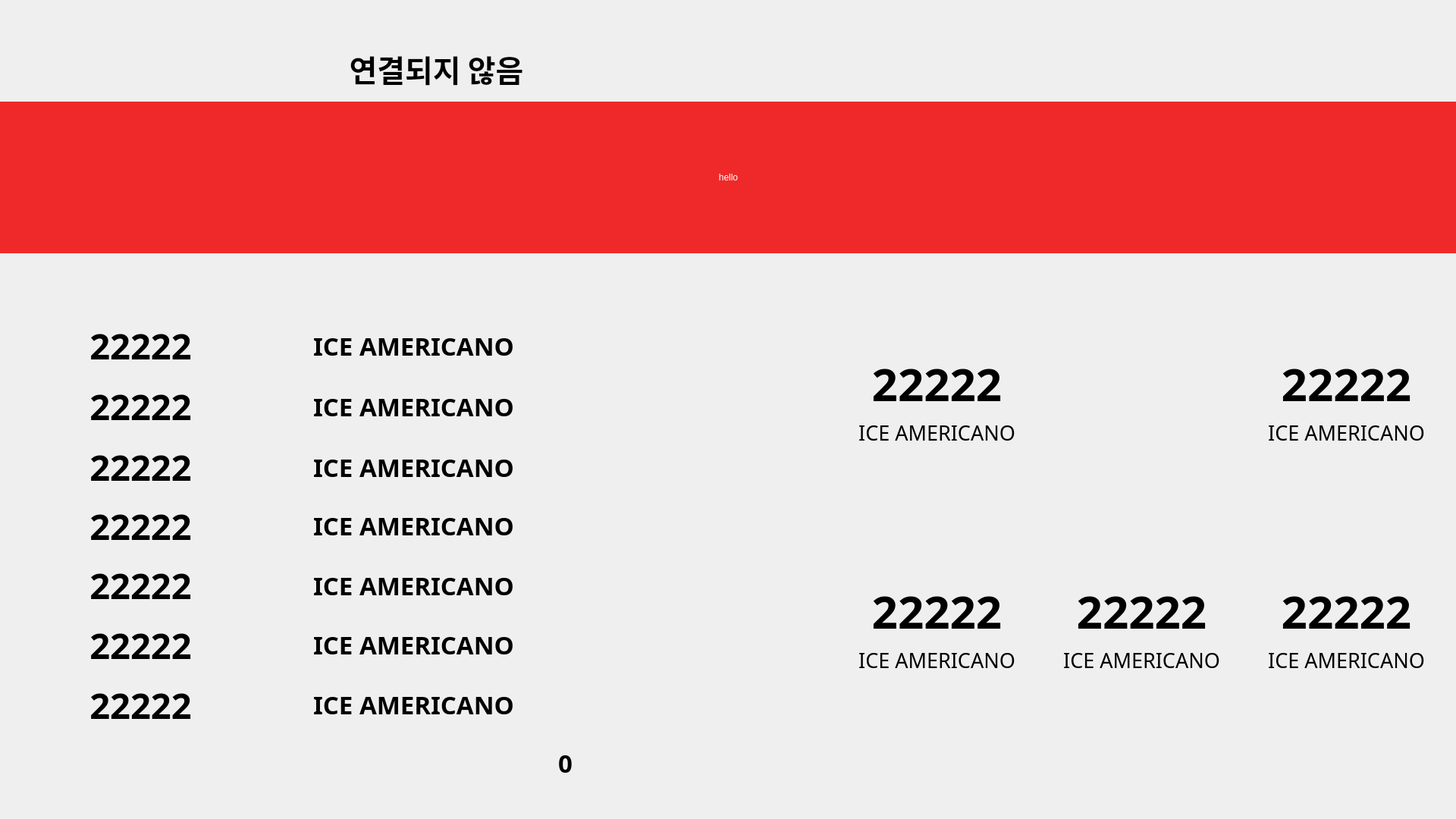
<?xml version="1.0" encoding="UTF-8"?>
<ui version="4.0">
 <class>DisplayDialog</class>
 <widget class="QDialog" name="DisplayDialog">
  <property name="geometry">
   <rect>
    <x>0</x>
    <y>0</y>
    <width>1920</width>
    <height>1080</height>
   </rect>
  </property>
  <property name="windowTitle">
   <string>Dialog</string>
  </property>
  <widget class="QLabel" name="LE_WAIT_STATUS_2">
   <property name="geometry">
    <rect>
     <x>890</x>
     <y>517</y>
     <width>40</width>
     <height>40</height>
    </rect>
   </property>
   <property name="font">
    <font>
     <family>Yrsa SemiBold</family>
     <pointsize>30</pointsize>
    </font>
   </property>
   <property name="text">
    <string/>
   </property>
   <property name="pixmap">
    <pixmap resource="resource.qrc">:/build/image/waiting.png</pixmap>
   </property>
   <property name="scaledContents">
    <bool>true</bool>
   </property>
   <property name="alignment">
    <set>Qt::AlignCenter</set>
   </property>
  </widget>
  <widget class="QLabel" name="LB_WAIT_PIN_4">
   <property name="geometry">
    <rect>
     <x>60</x>
     <y>658</y>
     <width>251</width>
     <height>71</height>
    </rect>
   </property>
   <property name="font">
    <font>
     <family>Yrsa SemiBold</family>
     <pointsize>35</pointsize>
     <weight>75</weight>
     <bold>true</bold>
    </font>
   </property>
   <property name="text">
    <string>22222</string>
   </property>
   <property name="alignment">
    <set>Qt::AlignCenter</set>
   </property>
  </widget>
  <widget class="QLabel" name="LB_WAIT_PIN_6">
   <property name="geometry">
    <rect>
     <x>60</x>
     <y>815</y>
     <width>251</width>
     <height>71</height>
    </rect>
   </property>
   <property name="font">
    <font>
     <family>Yrsa SemiBold</family>
     <pointsize>35</pointsize>
     <weight>75</weight>
     <bold>true</bold>
    </font>
   </property>
   <property name="text">
    <string>22222</string>
   </property>
   <property name="alignment">
    <set>Qt::AlignCenter</set>
   </property>
  </widget>
  <widget class="QLabel" name="LE_WAIT_STATUS_7">
   <property name="geometry">
    <rect>
     <x>890</x>
     <y>910</y>
     <width>40</width>
     <height>40</height>
    </rect>
   </property>
   <property name="font">
    <font>
     <family>Yrsa SemiBold</family>
     <pointsize>30</pointsize>
    </font>
   </property>
   <property name="text">
    <string/>
   </property>
   <property name="pixmap">
    <pixmap resource="resource.qrc">:/build/image/waiting.png</pixmap>
   </property>
   <property name="scaledContents">
    <bool>true</bool>
   </property>
   <property name="alignment">
    <set>Qt::AlignCenter</set>
   </property>
  </widget>
  <widget class="QLabel" name="LB_WAIT_PIN">
   <property name="geometry">
    <rect>
     <x>60</x>
     <y>420</y>
     <width>251</width>
     <height>71</height>
    </rect>
   </property>
   <property name="font">
    <font>
     <family>Yrsa SemiBold</family>
     <pointsize>35</pointsize>
     <weight>75</weight>
     <bold>true</bold>
    </font>
   </property>
   <property name="text">
    <string>22222</string>
   </property>
   <property name="alignment">
    <set>Qt::AlignCenter</set>
   </property>
  </widget>
  <widget class="QLabel" name="LE_OUTLET_STATUS_1">
   <property name="geometry">
    <rect>
     <x>1107</x>
     <y>448</y>
     <width>257</width>
     <height>181</height>
    </rect>
   </property>
   <property name="text">
    <string/>
   </property>
   <property name="pixmap">
    <pixmap resource="resource.qrc">:/build/image/outlet.png</pixmap>
   </property>
   <property name="scaledContents">
    <bool>true</bool>
   </property>
  </widget>
  <widget class="QLabel" name="LE_WAIT_NAME_5">
   <property name="geometry">
    <rect>
     <x>320</x>
     <y>736</y>
     <width>451</width>
     <height>71</height>
    </rect>
   </property>
   <property name="font">
    <font>
     <family>Yrsa SemiBold</family>
     <pointsize>25</pointsize>
     <weight>75</weight>
     <bold>true</bold>
    </font>
   </property>
   <property name="text">
    <string>ICE AMERICANO</string>
   </property>
   <property name="alignment">
    <set>Qt::AlignCenter</set>
   </property>
  </widget>
  <widget class="QLabel" name="LB_WAIT_PIN_2">
   <property name="geometry">
    <rect>
     <x>60</x>
     <y>500</y>
     <width>251</width>
     <height>71</height>
    </rect>
   </property>
   <property name="font">
    <font>
     <family>Yrsa SemiBold</family>
     <pointsize>35</pointsize>
     <weight>75</weight>
     <bold>true</bold>
    </font>
   </property>
   <property name="text">
    <string>22222</string>
   </property>
   <property name="alignment">
    <set>Qt::AlignCenter</set>
   </property>
  </widget>
  <widget class="QLabel" name="LB_WAIT_PIN_5">
   <property name="geometry">
    <rect>
     <x>60</x>
     <y>736</y>
     <width>251</width>
     <height>71</height>
    </rect>
   </property>
   <property name="font">
    <font>
     <family>Yrsa SemiBold</family>
     <pointsize>35</pointsize>
     <weight>75</weight>
     <bold>true</bold>
    </font>
   </property>
   <property name="text">
    <string>22222</string>
   </property>
   <property name="alignment">
    <set>Qt::AlignCenter</set>
   </property>
  </widget>
  <widget class="QLabel" name="LE_WAIT_STATUS_5">
   <property name="geometry">
    <rect>
     <x>890</x>
     <y>754</y>
     <width>40</width>
     <height>40</height>
    </rect>
   </property>
   <property name="font">
    <font>
     <family>Yrsa SemiBold</family>
     <pointsize>30</pointsize>
    </font>
   </property>
   <property name="text">
    <string/>
   </property>
   <property name="pixmap">
    <pixmap resource="resource.qrc">:/build/image/waiting.png</pixmap>
   </property>
   <property name="scaledContents">
    <bool>true</bool>
   </property>
   <property name="alignment">
    <set>Qt::AlignCenter</set>
   </property>
  </widget>
  <widget class="QLabel" name="LE_WAIT_STATUS">
   <property name="geometry">
    <rect>
     <x>890</x>
     <y>436</y>
     <width>40</width>
     <height>40</height>
    </rect>
   </property>
   <property name="font">
    <font>
     <family>Yrsa SemiBold</family>
     <pointsize>30</pointsize>
    </font>
   </property>
   <property name="text">
    <string/>
   </property>
   <property name="pixmap">
    <pixmap resource="resource.qrc">:/build/image/making.png</pixmap>
   </property>
   <property name="scaledContents">
    <bool>true</bool>
   </property>
   <property name="alignment">
    <set>Qt::AlignCenter</set>
   </property>
  </widget>
  <widget class="QLabel" name="LE_WAIT_NAME_3">
   <property name="geometry">
    <rect>
     <x>320</x>
     <y>580</y>
     <width>451</width>
     <height>71</height>
    </rect>
   </property>
   <property name="font">
    <font>
     <family>Yrsa SemiBold</family>
     <pointsize>25</pointsize>
     <weight>75</weight>
     <bold>true</bold>
    </font>
   </property>
   <property name="text">
    <string>ICE AMERICANO</string>
   </property>
   <property name="alignment">
    <set>Qt::AlignCenter</set>
   </property>
  </widget>
  <widget class="QLabel" name="LE_WAIT_NAME_6">
   <property name="geometry">
    <rect>
     <x>320</x>
     <y>814</y>
     <width>451</width>
     <height>71</height>
    </rect>
   </property>
   <property name="font">
    <font>
     <family>Yrsa SemiBold</family>
     <pointsize>25</pointsize>
     <weight>75</weight>
     <bold>true</bold>
    </font>
   </property>
   <property name="text">
    <string>ICE AMERICANO</string>
   </property>
   <property name="alignment">
    <set>Qt::AlignCenter</set>
   </property>
  </widget>
  <widget class="QLabel" name="LE_WAIT_NAME_4">
   <property name="geometry">
    <rect>
     <x>320</x>
     <y>657</y>
     <width>451</width>
     <height>71</height>
    </rect>
   </property>
   <property name="font">
    <font>
     <family>Yrsa SemiBold</family>
     <pointsize>25</pointsize>
     <weight>75</weight>
     <bold>true</bold>
    </font>
   </property>
   <property name="text">
    <string>ICE AMERICANO</string>
   </property>
   <property name="alignment">
    <set>Qt::AlignCenter</set>
   </property>
  </widget>
  <widget class="QLabel" name="LB_WAIT_PIN_3">
   <property name="geometry">
    <rect>
     <x>60</x>
     <y>580</y>
     <width>251</width>
     <height>71</height>
    </rect>
   </property>
   <property name="font">
    <font>
     <family>Yrsa SemiBold</family>
     <pointsize>35</pointsize>
     <weight>75</weight>
     <bold>true</bold>
    </font>
   </property>
   <property name="text">
    <string>22222</string>
   </property>
   <property name="alignment">
    <set>Qt::AlignCenter</set>
   </property>
  </widget>
  <widget class="QLabel" name="LE_OUTLET_PIN_1">
   <property name="geometry">
    <rect>
     <x>1110</x>
     <y>470</y>
     <width>251</width>
     <height>71</height>
    </rect>
   </property>
   <property name="font">
    <font>
     <family>Yrsa SemiBold</family>
     <pointsize>45</pointsize>
     <weight>75</weight>
     <bold>true</bold>
    </font>
   </property>
   <property name="text">
    <string>22222</string>
   </property>
   <property name="alignment">
    <set>Qt::AlignCenter</set>
   </property>
  </widget>
  <widget class="QLabel" name="LE_WAIT_NAME_7">
   <property name="geometry">
    <rect>
     <x>320</x>
     <y>893</y>
     <width>451</width>
     <height>71</height>
    </rect>
   </property>
   <property name="font">
    <font>
     <family>Yrsa SemiBold</family>
     <pointsize>25</pointsize>
     <weight>75</weight>
     <bold>true</bold>
    </font>
   </property>
   <property name="text">
    <string>ICE AMERICANO</string>
   </property>
   <property name="alignment">
    <set>Qt::AlignCenter</set>
   </property>
  </widget>
  <widget class="QLabel" name="LE_WAIT_STATUS_4">
   <property name="geometry">
    <rect>
     <x>890</x>
     <y>674</y>
     <width>40</width>
     <height>40</height>
    </rect>
   </property>
   <property name="font">
    <font>
     <family>Yrsa SemiBold</family>
     <pointsize>30</pointsize>
    </font>
   </property>
   <property name="text">
    <string/>
   </property>
   <property name="pixmap">
    <pixmap resource="resource.qrc">:/build/image/waiting.png</pixmap>
   </property>
   <property name="scaledContents">
    <bool>true</bool>
   </property>
   <property name="alignment">
    <set>Qt::AlignCenter</set>
   </property>
  </widget>
  <widget class="QLabel" name="label">
   <property name="geometry">
    <rect>
     <x>0</x>
     <y>0</y>
     <width>1920</width>
     <height>1080</height>
    </rect>
   </property>
   <property name="text">
    <string/>
   </property>
   <property name="pixmap">
    <pixmap resource="resource.qrc">:/build/image/background.png</pixmap>
   </property>
   <property name="scaledContents">
    <bool>true</bool>
   </property>
  </widget>
  <widget class="QLabel" name="LE_WAIT_NAME_2">
   <property name="geometry">
    <rect>
     <x>320</x>
     <y>500</y>
     <width>451</width>
     <height>71</height>
    </rect>
   </property>
   <property name="font">
    <font>
     <family>Yrsa SemiBold</family>
     <pointsize>25</pointsize>
     <weight>75</weight>
     <bold>true</bold>
    </font>
   </property>
   <property name="text">
    <string>ICE AMERICANO</string>
   </property>
   <property name="alignment">
    <set>Qt::AlignCenter</set>
   </property>
  </widget>
  <widget class="QLabel" name="LE_WAIT_NAME">
   <property name="geometry">
    <rect>
     <x>320</x>
     <y>420</y>
     <width>451</width>
     <height>71</height>
    </rect>
   </property>
   <property name="font">
    <font>
     <family>Yrsa SemiBold</family>
     <pointsize>25</pointsize>
     <weight>75</weight>
     <bold>true</bold>
    </font>
   </property>
   <property name="text">
    <string>ICE AMERICANO</string>
   </property>
   <property name="alignment">
    <set>Qt::AlignCenter</set>
   </property>
  </widget>
  <widget class="QLabel" name="LE_WAIT_STATUS_6">
   <property name="geometry">
    <rect>
     <x>890</x>
     <y>833</y>
     <width>40</width>
     <height>40</height>
    </rect>
   </property>
   <property name="font">
    <font>
     <family>Yrsa SemiBold</family>
     <pointsize>30</pointsize>
    </font>
   </property>
   <property name="text">
    <string/>
   </property>
   <property name="pixmap">
    <pixmap resource="resource.qrc">:/build/image/waiting.png</pixmap>
   </property>
   <property name="scaledContents">
    <bool>true</bool>
   </property>
   <property name="alignment">
    <set>Qt::AlignCenter</set>
   </property>
  </widget>
  <widget class="QLabel" name="LB_WAIT_PIN_7">
   <property name="geometry">
    <rect>
     <x>60</x>
     <y>894</y>
     <width>251</width>
     <height>71</height>
    </rect>
   </property>
   <property name="font">
    <font>
     <family>Yrsa SemiBold</family>
     <pointsize>35</pointsize>
     <weight>75</weight>
     <bold>true</bold>
    </font>
   </property>
   <property name="text">
    <string>22222</string>
   </property>
   <property name="alignment">
    <set>Qt::AlignCenter</set>
   </property>
  </widget>
  <widget class="QLabel" name="LE_OUTLET_MENU_1">
   <property name="geometry">
    <rect>
     <x>1110</x>
     <y>540</y>
     <width>251</width>
     <height>61</height>
    </rect>
   </property>
   <property name="font">
    <font>
     <family>Yrsa SemiBold</family>
     <pointsize>20</pointsize>
    </font>
   </property>
   <property name="text">
    <string>ICE AMERICANO</string>
   </property>
   <property name="alignment">
    <set>Qt::AlignCenter</set>
   </property>
  </widget>
  <widget class="QLabel" name="LE_WAIT_STATUS_3">
   <property name="geometry">
    <rect>
     <x>890</x>
     <y>595</y>
     <width>40</width>
     <height>40</height>
    </rect>
   </property>
   <property name="font">
    <font>
     <family>Yrsa SemiBold</family>
     <pointsize>30</pointsize>
    </font>
   </property>
   <property name="text">
    <string/>
   </property>
   <property name="pixmap">
    <pixmap resource="resource.qrc">:/build/image/waiting.png</pixmap>
   </property>
   <property name="scaledContents">
    <bool>true</bool>
   </property>
   <property name="alignment">
    <set>Qt::AlignCenter</set>
   </property>
  </widget>
  <widget class="QLabel" name="BACKGROUND_READY">
   <property name="enabled">
    <bool>true</bool>
   </property>
   <property name="geometry">
    <rect>
     <x>0</x>
     <y>0</y>
     <width>1920</width>
     <height>1080</height>
    </rect>
   </property>
   <property name="text">
    <string/>
   </property>
   <property name="pixmap">
    <pixmap resource="resource.qrc">:/build/image/background_prepare.png</pixmap>
   </property>
   <property name="scaledContents">
    <bool>true</bool>
   </property>
  </widget>
  <widget class="QLabel" name="BACKGROUND_1">
   <property name="geometry">
    <rect>
     <x>1920</x>
     <y>0</y>
     <width>1920</width>
     <height>1080</height>
    </rect>
   </property>
   <property name="text">
    <string/>
   </property>
   <property name="pixmap">
    <pixmap resource="resource.qrc">:/build/image/display_page1.png</pixmap>
   </property>
   <property name="scaledContents">
    <bool>true</bool>
   </property>
  </widget>
  <widget class="QLabel" name="BACKGROUND_2">
   <property name="geometry">
    <rect>
     <x>1920</x>
     <y>0</y>
     <width>1920</width>
     <height>1080</height>
    </rect>
   </property>
   <property name="text">
    <string/>
   </property>
   <property name="pixmap">
    <pixmap resource="resource.qrc">:/build/image/display_page2.png</pixmap>
   </property>
   <property name="scaledContents">
    <bool>true</bool>
   </property>
  </widget>
  <widget class="QLabel" name="BACKGROUND_3">
   <property name="enabled">
    <bool>true</bool>
   </property>
   <property name="geometry">
    <rect>
     <x>1920</x>
     <y>0</y>
     <width>1920</width>
     <height>1080</height>
    </rect>
   </property>
   <property name="text">
    <string/>
   </property>
   <property name="pixmap">
    <pixmap resource="resource.qrc">:/build/image/display_page3.png</pixmap>
   </property>
   <property name="scaledContents">
    <bool>true</bool>
   </property>
  </widget>
  <widget class="QLabel" name="LE_CALL">
   <property name="geometry">
    <rect>
     <x>360</x>
     <y>55</y>
     <width>431</width>
     <height>71</height>
    </rect>
   </property>
   <property name="font">
    <font>
     <family>Yrsa SemiBold</family>
     <pointsize>30</pointsize>
     <weight>75</weight>
     <bold>true</bold>
    </font>
   </property>
   <property name="text">
    <string>연결되지 않음</string>
   </property>
   <property name="alignment">
    <set>Qt::AlignCenter</set>
   </property>
  </widget>
  <widget class="QLabel" name="LE_TIME">
   <property name="geometry">
    <rect>
     <x>710</x>
     <y>970</y>
     <width>71</width>
     <height>71</height>
    </rect>
   </property>
   <property name="font">
    <font>
     <family>Yrsa SemiBold</family>
     <pointsize>25</pointsize>
     <weight>75</weight>
     <bold>true</bold>
    </font>
   </property>
   <property name="text">
    <string>0</string>
   </property>
   <property name="alignment">
    <set>Qt::AlignCenter</set>
   </property>
  </widget>
  <widget class="QFrame" name="FR_NOTICE">
   <property name="geometry">
    <rect>
     <x>0</x>
     <y>134</y>
     <width>1920</width>
     <height>200</height>
    </rect>
   </property>
   <property name="autoFillBackground">
    <bool>false</bool>
   </property>
   <property name="styleSheet">
    <string notr="true">QFrame{
	background-color: rgb(239, 41, 41);
}
QLabel{
	color: white;
	font: 70pt &quot;함초롬돋움&quot;;
}</string>
   </property>
   <property name="frameShape">
    <enum>QFrame::NoFrame</enum>
   </property>
   <property name="frameShadow">
    <enum>QFrame::Raised</enum>
   </property>
   <widget class="QLabel" name="LB_NOTICE">
    <property name="geometry">
     <rect>
      <x>0</x>
      <y>0</y>
      <width>1921</width>
      <height>200</height>
     </rect>
    </property>
    <property name="toolTipDuration">
     <number>0</number>
    </property>
    <property name="styleSheet">
     <string notr="true">QPushButton {
	border:2px solid #D1BCED;
	font: 30pt &quot;함초롬돋움&quot;; 
 	color: white;\n}</string>
    </property>
    <property name="text">
     <string>hello</string>
    </property>
    <property name="alignment">
     <set>Qt::AlignCenter</set>
    </property>
   </widget>
  </widget>
  <widget class="QLabel" name="LE_OUTLET_MENU_2">
   <property name="geometry">
    <rect>
     <x>1110</x>
     <y>840</y>
     <width>251</width>
     <height>61</height>
    </rect>
   </property>
   <property name="font">
    <font>
     <family>Yrsa SemiBold</family>
     <pointsize>20</pointsize>
    </font>
   </property>
   <property name="text">
    <string>ICE AMERICANO</string>
   </property>
   <property name="alignment">
    <set>Qt::AlignCenter</set>
   </property>
  </widget>
  <widget class="QLabel" name="LE_OUTLET_PIN_2">
   <property name="geometry">
    <rect>
     <x>1110</x>
     <y>770</y>
     <width>251</width>
     <height>71</height>
    </rect>
   </property>
   <property name="font">
    <font>
     <family>Yrsa SemiBold</family>
     <pointsize>45</pointsize>
     <weight>75</weight>
     <bold>true</bold>
    </font>
   </property>
   <property name="text">
    <string>22222</string>
   </property>
   <property name="alignment">
    <set>Qt::AlignCenter</set>
   </property>
  </widget>
  <widget class="QLabel" name="LE_OUTLET_MENU_3">
   <property name="geometry">
    <rect>
     <x>1380</x>
     <y>840</y>
     <width>251</width>
     <height>61</height>
    </rect>
   </property>
   <property name="font">
    <font>
     <family>Yrsa SemiBold</family>
     <pointsize>20</pointsize>
    </font>
   </property>
   <property name="text">
    <string>ICE AMERICANO</string>
   </property>
   <property name="alignment">
    <set>Qt::AlignCenter</set>
   </property>
  </widget>
  <widget class="QLabel" name="LE_OUTLET_PIN_3">
   <property name="geometry">
    <rect>
     <x>1380</x>
     <y>770</y>
     <width>251</width>
     <height>71</height>
    </rect>
   </property>
   <property name="font">
    <font>
     <family>Yrsa SemiBold</family>
     <pointsize>45</pointsize>
     <weight>75</weight>
     <bold>true</bold>
    </font>
   </property>
   <property name="text">
    <string>22222</string>
   </property>
   <property name="alignment">
    <set>Qt::AlignCenter</set>
   </property>
  </widget>
  <widget class="QLabel" name="LE_OUTLET_MENU_4">
   <property name="geometry">
    <rect>
     <x>1650</x>
     <y>840</y>
     <width>251</width>
     <height>61</height>
    </rect>
   </property>
   <property name="font">
    <font>
     <family>Yrsa SemiBold</family>
     <pointsize>20</pointsize>
    </font>
   </property>
   <property name="text">
    <string>ICE AMERICANO</string>
   </property>
   <property name="alignment">
    <set>Qt::AlignCenter</set>
   </property>
  </widget>
  <widget class="QLabel" name="LE_OUTLET_PIN_4">
   <property name="geometry">
    <rect>
     <x>1650</x>
     <y>770</y>
     <width>251</width>
     <height>71</height>
    </rect>
   </property>
   <property name="font">
    <font>
     <family>Yrsa SemiBold</family>
     <pointsize>45</pointsize>
     <weight>75</weight>
     <bold>true</bold>
    </font>
   </property>
   <property name="text">
    <string>22222</string>
   </property>
   <property name="alignment">
    <set>Qt::AlignCenter</set>
   </property>
  </widget>
  <widget class="QLabel" name="LE_OUTLET_MENU_5">
   <property name="geometry">
    <rect>
     <x>1650</x>
     <y>540</y>
     <width>251</width>
     <height>61</height>
    </rect>
   </property>
   <property name="font">
    <font>
     <family>Yrsa SemiBold</family>
     <pointsize>20</pointsize>
    </font>
   </property>
   <property name="text">
    <string>ICE AMERICANO</string>
   </property>
   <property name="alignment">
    <set>Qt::AlignCenter</set>
   </property>
  </widget>
  <widget class="QLabel" name="LE_OUTLET_PIN_5">
   <property name="geometry">
    <rect>
     <x>1650</x>
     <y>470</y>
     <width>251</width>
     <height>71</height>
    </rect>
   </property>
   <property name="font">
    <font>
     <family>Yrsa SemiBold</family>
     <pointsize>45</pointsize>
     <weight>75</weight>
     <bold>true</bold>
    </font>
   </property>
   <property name="text">
    <string>22222</string>
   </property>
   <property name="alignment">
    <set>Qt::AlignCenter</set>
   </property>
  </widget>
  <widget class="QLabel" name="LE_OUTLET_STATUS_2">
   <property name="geometry">
    <rect>
     <x>1107</x>
     <y>749</y>
     <width>257</width>
     <height>181</height>
    </rect>
   </property>
   <property name="text">
    <string/>
   </property>
   <property name="pixmap">
    <pixmap resource="resource.qrc">:/build/image/outlet.png</pixmap>
   </property>
   <property name="scaledContents">
    <bool>true</bool>
   </property>
  </widget>
  <widget class="QLabel" name="LE_OUTLET_STATUS_3">
   <property name="geometry">
    <rect>
     <x>1379</x>
     <y>748</y>
     <width>257</width>
     <height>181</height>
    </rect>
   </property>
   <property name="text">
    <string/>
   </property>
   <property name="pixmap">
    <pixmap resource="resource.qrc">:/build/image/outlet.png</pixmap>
   </property>
   <property name="scaledContents">
    <bool>true</bool>
   </property>
  </widget>
  <widget class="QLabel" name="LE_OUTLET_STATUS_4">
   <property name="geometry">
    <rect>
     <x>1650</x>
     <y>748</y>
     <width>257</width>
     <height>181</height>
    </rect>
   </property>
   <property name="text">
    <string/>
   </property>
   <property name="pixmap">
    <pixmap resource="resource.qrc">:/build/image/outlet.png</pixmap>
   </property>
   <property name="scaledContents">
    <bool>true</bool>
   </property>
  </widget>
  <widget class="QLabel" name="LE_OUTLET_STATUS_5">
   <property name="geometry">
    <rect>
     <x>1650</x>
     <y>448</y>
     <width>257</width>
     <height>181</height>
    </rect>
   </property>
   <property name="text">
    <string/>
   </property>
   <property name="pixmap">
    <pixmap resource="resource.qrc">:/build/image/outlet.png</pixmap>
   </property>
   <property name="scaledContents">
    <bool>true</bool>
   </property>
  </widget>
  <zorder>BACKGROUND_READY</zorder>
  <zorder>label</zorder>
  <zorder>LE_WAIT_STATUS_2</zorder>
  <zorder>LB_WAIT_PIN_4</zorder>
  <zorder>LB_WAIT_PIN_6</zorder>
  <zorder>LE_WAIT_STATUS_7</zorder>
  <zorder>LB_WAIT_PIN</zorder>
  <zorder>LE_WAIT_NAME_5</zorder>
  <zorder>LB_WAIT_PIN_5</zorder>
  <zorder>LE_WAIT_STATUS_5</zorder>
  <zorder>LE_WAIT_STATUS</zorder>
  <zorder>LE_WAIT_NAME_3</zorder>
  <zorder>LE_WAIT_NAME_6</zorder>
  <zorder>LE_WAIT_NAME_4</zorder>
  <zorder>LE_OUTLET_PIN_1</zorder>
  <zorder>LE_WAIT_NAME_7</zorder>
  <zorder>LE_WAIT_STATUS_4</zorder>
  <zorder>LE_WAIT_NAME_2</zorder>
  <zorder>LE_WAIT_NAME</zorder>
  <zorder>LE_WAIT_STATUS_6</zorder>
  <zorder>LB_WAIT_PIN_7</zorder>
  <zorder>LE_OUTLET_MENU_1</zorder>
  <zorder>LE_WAIT_STATUS_3</zorder>
  <zorder>LB_WAIT_PIN_2</zorder>
  <zorder>LB_WAIT_PIN_3</zorder>
  <zorder>LE_OUTLET_STATUS_1</zorder>
  <zorder>BACKGROUND_1</zorder>
  <zorder>BACKGROUND_2</zorder>
  <zorder>BACKGROUND_3</zorder>
  <zorder>LE_CALL</zorder>
  <zorder>LE_TIME</zorder>
  <zorder>FR_NOTICE</zorder>
  <zorder>LE_OUTLET_MENU_2</zorder>
  <zorder>LE_OUTLET_PIN_2</zorder>
  <zorder>LE_OUTLET_MENU_3</zorder>
  <zorder>LE_OUTLET_PIN_3</zorder>
  <zorder>LE_OUTLET_MENU_4</zorder>
  <zorder>LE_OUTLET_PIN_4</zorder>
  <zorder>LE_OUTLET_MENU_5</zorder>
  <zorder>LE_OUTLET_PIN_5</zorder>
  <zorder>LE_OUTLET_STATUS_2</zorder>
  <zorder>LE_OUTLET_STATUS_3</zorder>
  <zorder>LE_OUTLET_STATUS_4</zorder>
  <zorder>LE_OUTLET_STATUS_5</zorder>
 </widget>
 <resources>
  <include location="resource.qrc"/>
 </resources>
 <connections/>
</ui>
